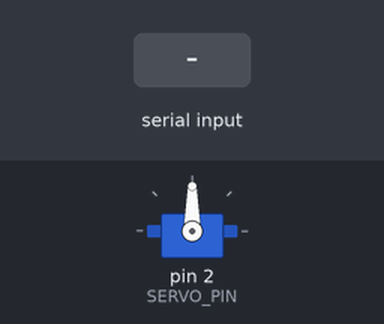
Simulated run of this sketch. Board: Arduino Uno, built with avr-gcc and run on an emulated ATmega328P. Parts: servo. The inputs (shaded band) are chosen by the test bench. What the sketch prints to the serial monitor is not drawn.

Above: at 1.7 s.
1.8 s: "L" received over Serial
At 2.8 s:
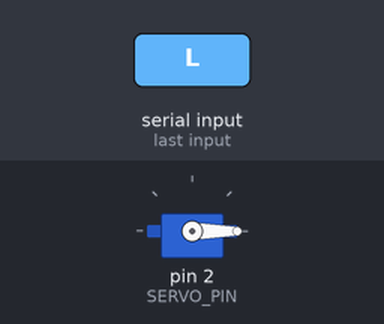
3.3 s: "R" received over Serial
At 3.9 s:
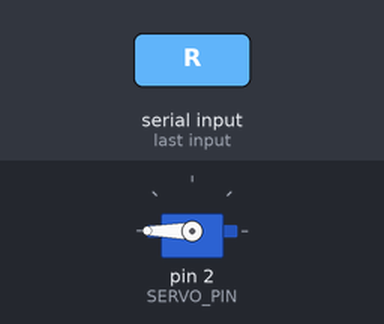
4.8 s: "l" received over Serial
At 5.1 s:
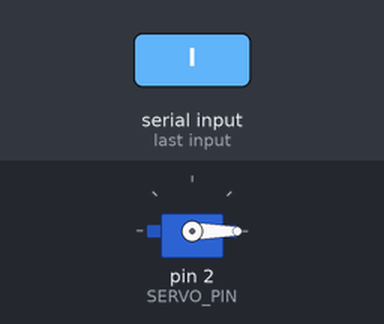
6.3 s: "r" received over Serial
At 7.4 s:
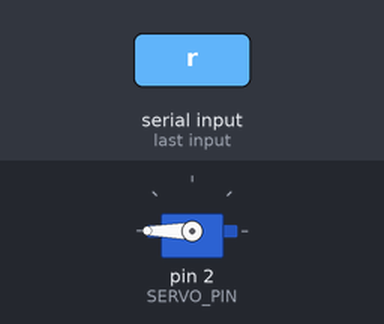
Timing chart, 0 to 8.8 s (numbered marks = the images above; inputs shaded):
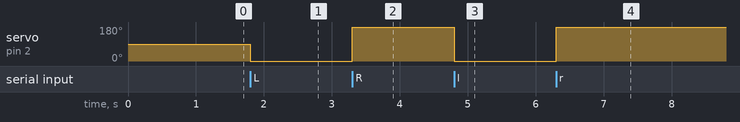

The sketch:

microservotest.ino
```cpp
#include <Servo.h>

Servo s;

const int SERVO_PIN = 2;

// Adjust these if your servo orientation is different:
const int CENTER = 90;
const int LEFT   = 0;    // 90° left from center
const int RIGHT  = 180;  // 90° right from center

void setup() {
  s.attach(SERVO_PIN);
  s.write(CENTER);
  delay(500);

  // Optional: open Serial Monitor at 9600 baud if you want
  // to type L or R to move the servo.
  Serial.begin(9600);
  Serial.println("Type L for left, R for right, C for center");
}

void loop() {
  if (Serial.available() > 0) {
    char cmd = Serial.read();

    if (cmd == 'L' || cmd == 'l') {
      s.write(LEFT);
      delay(500);
    }
    else if (cmd == 'R' || cmd == 'r') {
      s.write(RIGHT);
      delay(500);
    }
    else if (cmd == 'C' || cmd == 'c') {
      s.write(CENTER);
      delay(500);
    }
  }
}
```

Measured:
- after the input at 1.8 s, servo on pin 2 (SERVO_PIN): 90° → 0° at once
- after the input at 3.3 s, servo on pin 2 (SERVO_PIN): 0° → 180° at once
- after the input at 4.8 s, servo on pin 2 (SERVO_PIN): 180° → 0° at once
- after the input at 6.3 s, servo on pin 2 (SERVO_PIN): 0° → 180° at once
